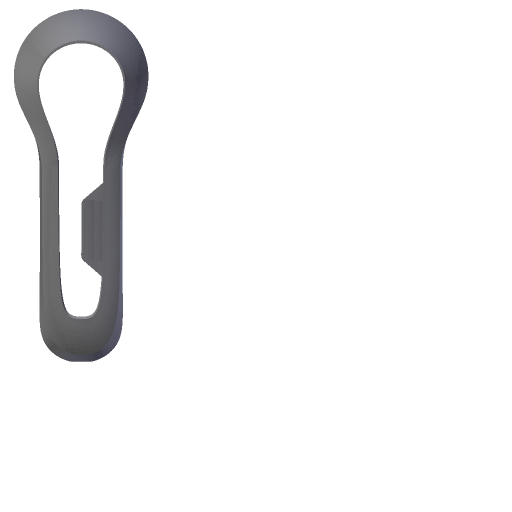
#> input picture test/pyrfuniverse_test/urdf/Franka/meshes/visual/colors.png, 1024 x 1024 px (shown at 1/2 size)
$ python -i active_depth_generate.py   (imports and definitions only)   (older library calls are emulated)
#> lines starting #> are read from the running program, lines starting #| are printed output that depends on the picture
# by Xiaoshuai Jet Zhang <i@jetd.me>, Jan 2021
# v2021.10.08
#
# Depth simulation toolkit.
#
# Please run:
#  1. `pip3 install --upgrade pip`
#  2. `pip3 install opencv-contrib-python scipy open3d`
# before using this package.
#
# TODO:
#  1. IR intensity instead of pixel values in real pipeline.
#

from typing import Optional, Tuple

import numpy as np

# [5 lines of commented-out code are left out]

try:
    import cv2
    from cv2 import ximgproc
except ImportError:
    print('opencv-contrib not installed, '
          'some features will be disabled.')
    print('Please install with `pip3 install opencv-contrib-python`')
    ximgproc = None


def pad_lr(img: np.ndarray, ndisp: int) -> np.ndarray:
    padding = np.zeros((img.shape[0], ndisp), dtype=np.uint8)
    return np.concatenate([padding, img, padding], axis=1)


def unpad_lr(img: np.ndarray, ndisp: int) -> np.ndarray:
    return img[:, ndisp: -ndisp]


def sim_ir_noise(
        img: np.ndarray,
        scale: float = 0.0, blur_ksize: int = 0, blur_ksigma: float = 0.03,
        speckle_shape: float = 398.12, speckle_scale: float = 2.54e-3,
        gaussian_mu: float = -0.231, gaussian_sigma: float = 0.83,
        seed: int = 0
) -> np.ndarray:
    """
    TODO: IR density model

    Simulate IR camera noise.

    Noise model from Landau et al.
    Simulating Kinect Infrared and Depth Images

    :param img: Input IR image
    :param scale: Scale for downsampling & applying gaussian blur
    :param blur_ksize: Kernel size for gaussian blur
    :param blur_ksigma: Kernel sigma for gaussian blur
    :param speckle_shape: Shape parameter for speckle noise (Gamma distribution)
    :param speckle_scale: Scale parameter for speckle noise (Gamma distribution)
    :param gaussian_mu: mu for additive gaussian noise
    :param gaussian_sigma: sigma for additive gaussian noise
    :param seed: random seed used for numpy
    :return: Processed IR image
    """
#> called with scale = 0, blur_ksize = 0, blur_ksigma = 0.03, speckle_shape = 398.1, speckle_scale = 0.00254, gaussian_mu = -0.231, gaussian_sigma = 0.83, seed = 0
    h, w = img.shape
#> h = 1024; w = 1024

    if scale > 0:
        # downsampling (to emulate soft intensity)
        inter = cv2.INTER_BICUBIC if scale > 1 else cv2.INTER_LANCZOS4
        img = cv2.resize(img, (int(w * scale), int(h * scale)), interpolation=inter)
        if blur_ksize > 0:
            img = cv2.GaussianBlur(img, (blur_ksize, blur_ksize), blur_ksigma)
        img = cv2.resize(img, (w, h), interpolation=cv2.INTER_CUBIC)

    rng = np.random.default_rng(seed)
    img = img.astype(float)

    # speckle noise
    img = img * rng.gamma(shape=speckle_shape, scale=speckle_scale, size=img.shape)
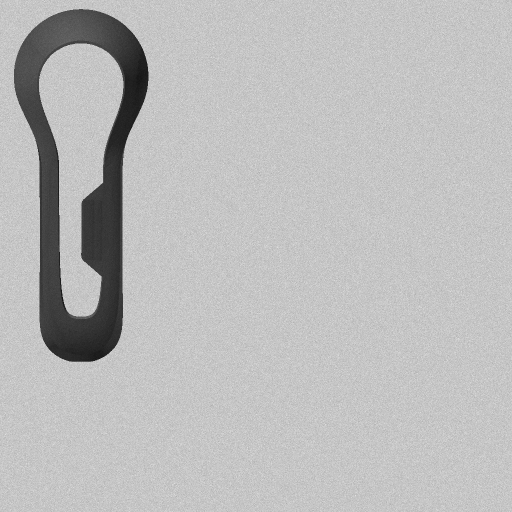
#> img: shape (1024, 1024) float64 (shown at 1/2 size); min 33.74, max 322.6, mean 246; drawn with min black and max white

    # gaussian noise
    img = img + gaussian_mu + gaussian_sigma * rng.standard_normal(img.shape)

    # renormalize
    img[img < 0] = 0
    img[img > 255] = 255
    img = img.astype(np.uint8)

    return img


def depth_post_processing(depth: np.ndarray, ksize: int = 5) -> np.ndarray:
    # depth = scipy.signal.medfilt2d(depth, kernel_size=ksize)
    return depth


# [256 lines left out: functions get_census, calc_disparity, calc_rectified_stereo_pair, calc_depth_and_pointcloud, calc_main_depth_from_left_right_ir, not called in this run]


# [33 lines of commented-out code are left out]

>>> import cv2
>>> picture = cv2.imread('../../test/pyrfuniverse_test/urdf/Franka/meshes/visual/colors.png', cv2.IMREAD_GRAYSCALE)
>>> result = sim_ir_noise(picture)
